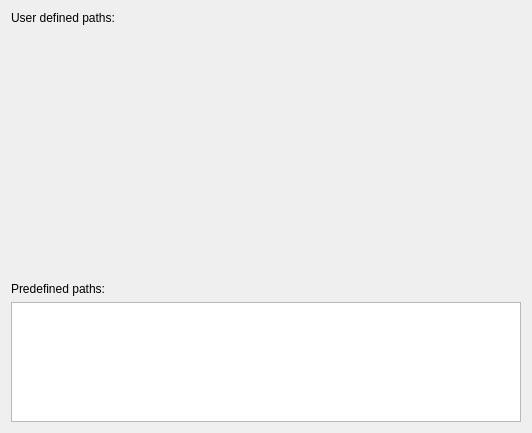
<?xml version="1.0" encoding="UTF-8"?>
<ui version="4.0">
 <class>WaresSearchPathsWidget</class>
 <widget class="QWidget" name="WaresSearchPathsWidget">
  <property name="geometry">
   <rect>
    <x>0</x>
    <y>0</y>
    <width>532</width>
    <height>433</height>
   </rect>
  </property>
  <property name="windowTitle">
   <string notr="true"/>
  </property>
  <layout class="QVBoxLayout" name="verticalLayout" stretch="0,1,0,0,1">
   <item>
    <widget class="QLabel" name="label">
     <property name="sizePolicy">
      <sizepolicy hsizetype="Preferred" vsizetype="Fixed">
       <horstretch>0</horstretch>
       <verstretch>0</verstretch>
      </sizepolicy>
     </property>
     <property name="text">
      <string>User defined paths:</string>
     </property>
    </widget>
   </item>
   <item>
    <widget class="openfluid::ui::common::PathsManagementWidget" name="UserPathsWidget" native="true"/>
   </item>
   <item>
    <spacer name="verticalSpacer">
     <property name="orientation">
      <enum>Qt::Vertical</enum>
     </property>
     <property name="sizeType">
      <enum>QSizePolicy::Fixed</enum>
     </property>
     <property name="sizeHint" stdset="0">
      <size>
       <width>20</width>
       <height>3</height>
      </size>
     </property>
    </spacer>
   </item>
   <item>
    <widget class="QLabel" name="label_2">
     <property name="text">
      <string>Predefined paths:</string>
     </property>
    </widget>
   </item>
   <item>
    <widget class="QListWidget" name="PredefListWidget">
     <property name="sizePolicy">
      <sizepolicy hsizetype="Expanding" vsizetype="Maximum">
       <horstretch>0</horstretch>
       <verstretch>0</verstretch>
      </sizepolicy>
     </property>
     <property name="maximumSize">
      <size>
       <width>16777215</width>
       <height>120</height>
      </size>
     </property>
    </widget>
   </item>
  </layout>
 </widget>
 <customwidgets>
  <customwidget>
   <class>openfluid::ui::common::PathsManagementWidget</class>
   <extends>QWidget</extends>
   <header location="global">openfluid/ui/common/PathsManagementWidget.hpp</header>
   <container>1</container>
  </customwidget>
 </customwidgets>
 <resources/>
 <connections/>
</ui>
